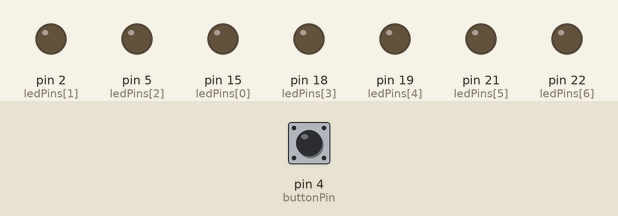
The sketch below on a simulated Arduino Mega 2560, built with avr-gcc and run on an emulated ATmega2560. On the bench: output pins drawn as LEDs (lit = HIGH). Dashed ring = blinking. Inputs (shaded band) come from the test bench; at power-on: pin 4 (buttonPin) HIGH. What the sketch prints to the serial monitor is not drawn.

Above: at 1.2 s.
1.3 s: pin 4 (buttonPin) pulled LOW for 0.15 s
At 1.46 s:
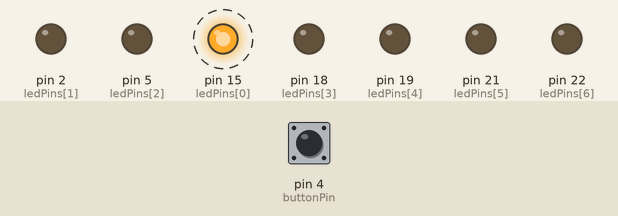
4.3 s: pin 4 (buttonPin) pulsed LOW 2 times (0.12 s each, 0.3 s apart)
At 4.79 s:
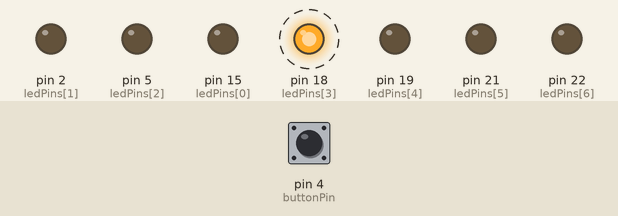
7.3 s: pin 4 (buttonPin) pulled LOW for 1 s
At 8.0 s:
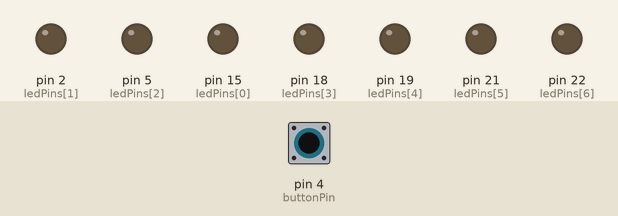
9.8 s: pin 4 (buttonPin) pulled LOW for 3.2 s
At 10.05 s:
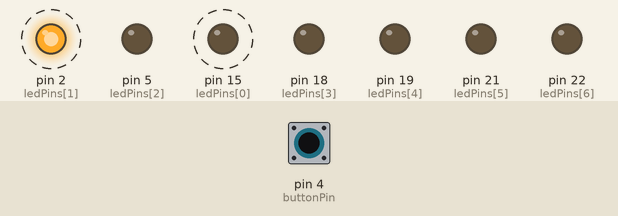
Timing chart, 0 to 15.5 s (numbered marks = the images above; inputs shaded):
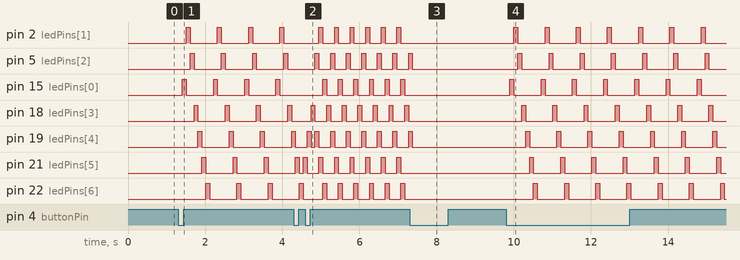

Measured:
- after the input at 1.3 s, pin 2 (ledPins[1]): alternates HIGH for 0.10 s and LOW for 0.71 s, starting after 0.21 s; pin 5 (ledPins[2]): alternates HIGH for 0.10 s and LOW for 0.71 s, starting after 0.31 s
- after the input at 4.3 s, pin 2 (ledPins[1]): alternates HIGH for 0.10 s and LOW for 0.30 s, starting after 0.65 s; pin 5 (ledPins[2]): alternates HIGH for 0.10 s and LOW for 0.30 s, starting after 0.95 s
- after the input at 7.3 s, pin 2 (ledPins[1]), pin 15 (ledPins[0]), pin 18 (ledPins[3]), pin 21 (ledPins[5]), pin 22 (ledPins[6]): stops changing and stays LOW; pin 5 (ledPins[2]), pin 19 (ledPins[4]): goes on until 7.4 s, then stays LOW
- after the input at 9.8 s, pin 2 (ledPins[1]): alternates HIGH for 0.10 s and LOW for 0.71 s, starting after 0.20 s; pin 5 (ledPins[2]): alternates HIGH for 0.10 s and LOW for 0.71 s, starting after 0.30 s

The sketch:

6-ledVariasi.ino
```cpp
int ledPins[] = { 15, 2, 5, 18, 19, 21, 22 };  // LED terhubung ke pin digital 2, 3, 4, dan 5
int jumlahLED = 7;                             // Jumlah LED

const int buttonPin = 4;

int ledState = LOW;  // the current state of the output pin
int buttonState;     // the current reading from the input pin
int incState = 0;
int lastButtonState = LOW;  // the previous reading from the input pin

unsigned long lastDebounceTime = 0;  // the last time the output pin was toggled
unsigned long debounceDelay = 50;    // the debounce time; increase if the output flickers
unsigned long lastMillisTime = 0;

int incrementLED = 0;

void setup() {

  for (int i = 0; i < jumlahLED; i++) {
    pinMode(ledPins[i], OUTPUT);
  }

  pinMode(buttonPin, INPUT_PULLUP);
  Serial.begin(9600);
}

void loop() {
  buttonHandling();

  if (millis() - lastMillisTime >= 100) {

    LEDClear();
    LEDVariasi();

    lastMillisTime = millis();
  }
}

void buttonHandling() {
  int reading = digitalRead(buttonPin);
  Serial.println(reading);

  if (reading != lastButtonState) {
    lastDebounceTime = millis();
  }

  if ((millis() - lastDebounceTime) > debounceDelay) {

    if (reading != buttonState) {
      buttonState = reading;

      if (buttonState == LOW) {
        incState++;
        incrementLED = 0;
      }

      if (incState > 3) incState = 0;
    }
  }

  lastButtonState = reading;
}

void LEDClear() {
  for (int i = 0; i < jumlahLED; i++) {
    digitalWrite(ledPins[i], LOW);
  }
}

void LEDVariasi() {
  if (incState == 1) {
    digitalWrite(ledPins[incrementLED], HIGH);

    incrementLED++;

    if (incrementLED > jumlahLED) incrementLED = 0;

  } else if (incState == 2) {
    digitalWrite(ledPins[jumlahLED - 1 - incrementLED], HIGH);

    incrementLED++;
    if (incrementLED > jumlahLED) incrementLED = 0;
  } else if (incState == 3){

    int tengah = jumlahLED / 2;
    digitalWrite(ledPins[tengah - incrementLED], HIGH);
    digitalWrite(ledPins[tengah + incrementLED], HIGH);

    incrementLED++;
    if (incrementLED > tengah) incrementLED = 0;
  }
}
```
